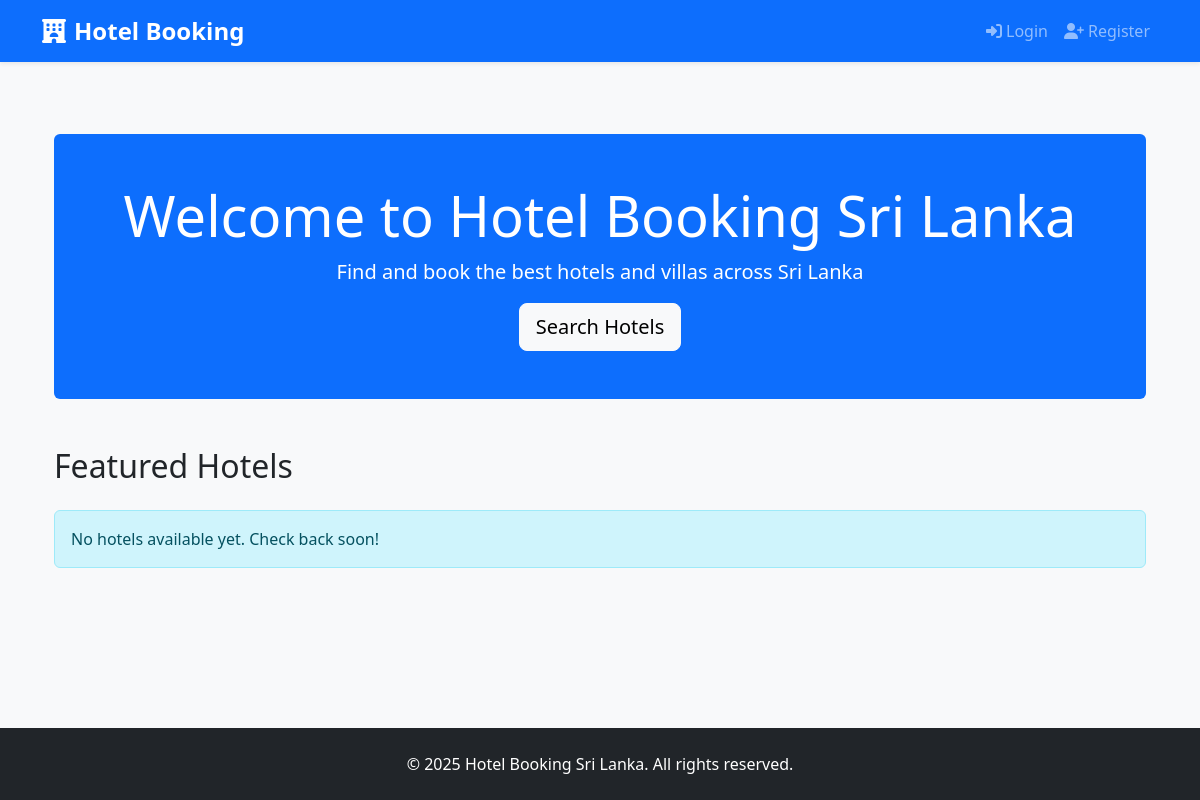
The app's page /, older data.
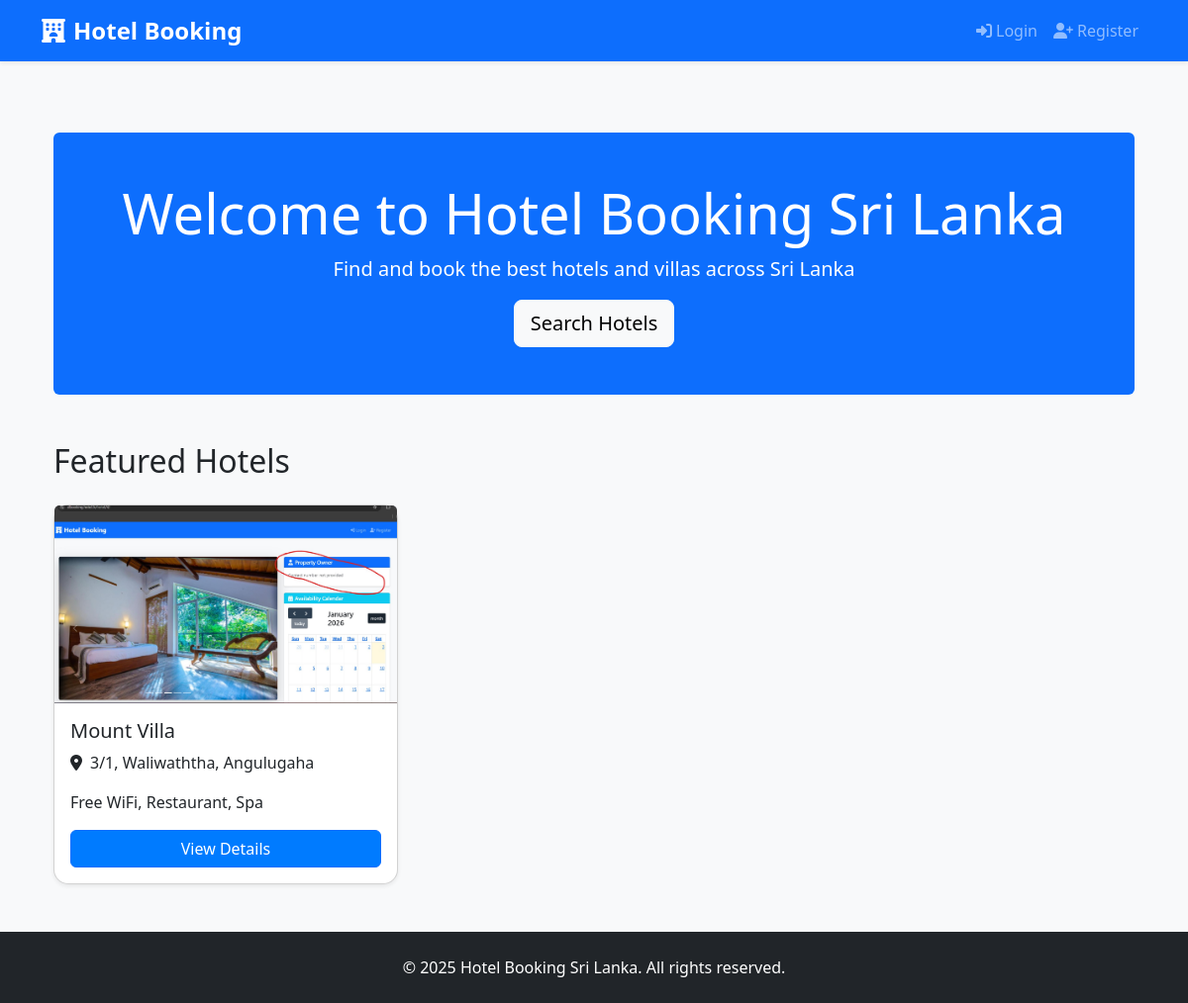
The same page, newer data.
### core/models.py (models this page shows, shortened)
class Hotel(models.Model):
    owner = models.ForeignKey(User, on_delete=models.CASCADE, related_name='hotels')
    name = models.CharField(max_length=200)
    address = models.CharField(max_length=300)
    description = models.TextField()
    main_image = models.ImageField(upload_to='hotels/')
    photo1 = models.ImageField(upload_to='hotels/', blank=True, null=True)
    photo2 = models.ImageField(upload_to='hotels/', blank=True, null=True)
    photo3 = models.ImageField(upload_to='hotels/', blank=True, null=True)
    photo4 = models.ImageField(upload_to='hotels/', blank=True, null=True)
    facilities = MultiSelectField(choices=[
        ('wifi', 'Free WiFi'),
        ('pool', 'Swimming Pool'),
        ('parking', 'Parking'),
        ('restaurant', 'Restaurant'),
        ('ac', 'Air Conditioning'),
        ('gym', 'Gym'),
        ('spa', 'Spa'),
    ], blank=True)
    rented_type = models.CharField(max_length=20, choices=RENTED_TYPE_CHOICES, default='rooms')
    price_per_night = models.DecimalField(max_digits=10, decimal_places=2, blank=True, null=True)
    google_location_link = models.URLField(blank=True, null=True, verbose_name="Google Maps Link")
    facebook_page = models.URLField(blank=True, null=True, verbose_name="Facebook Page Link")  # මේක add කරන්න

### core/views.py (the view)
# urls.py: path('', views.home, name='home'),
def home(request):
    hotels = Hotel.objects.all()[:6]  # featured hotels
    return render(request, 'core/home.html', {'hotels': hotels})

### templates/core/home.html (shortened to what this page needs)
{% extends 'core/base.html' %}
{% block content %}
<div class="container mt-5">
    <div class="jumbotron bg-primary text-white rounded p-5 mb-5 text-center">
        <h1 class="display-4">Welcome to Hotel Booking Sri Lanka</h1>
        <p class="lead">Find and book the best hotels and villas across Sri Lanka</p>
        <a href="{% url 'search_hotels' %}" class="btn btn-light btn-lg">Search Hotels</a>
    </div>
    <h2 class="mb-4">Featured Hotels</h2>
    {% if hotels %}
        <div class="row">
            {% for hotel in hotels %}
                <div class="col-md-6 col-lg-4 mb-4">
                    <div class="card shadow-sm h-100">
                        {% if hotel.main_image %}
                            <img src="{{ hotel.main_image.url }}" class="card-img-top" alt="{{ hotel.name }}" style="height: 200px; object-fit: cover;">
                        {% else %}
                            <div class="bg-light text-center py-5" style="height: 200px;">
                                <i class="fas fa-hotel fa-3x text-muted"></i>
                            </div>
                        {% endif %}
                        <div class="card-body d-flex flex-column">
                            <h5 class="card-title">{{ hotel.name }}</h5>
                            <p class="card-text"><i class="fas fa-map-marker-alt me-2"></i>{{ hotel.address|default:"Location not specified" }}</p>
                            <p class="card-text flex-grow-1">{{ hotel.facilities|default:"Great facilities"|truncatewords:15 }}</p>
                            <a href="{% url 'hotel_detail' hotel.id %}" class="btn btn-primary mt-auto">View Details</a>
                        </div>
                    </div>
                </div>
            {% endfor %}
        </div>
    {% else %}
        <div class="alert alert-info">No hotels available yet. Check back soon!</div>
    {% endif %}
</div>
{% endblock %}

### templates/core/base.html (shortened to what this page needs)
{% load static %}
<!DOCTYPE html>
<html lang="en">
<head>
    <link href="https://cdn.jsdelivr.net/npm/bootstrap@5.3.3/dist/css/bootstrap.min.css" rel="stylesheet">
    <link rel="stylesheet" href="https://cdnjs.cloudflare.com/ajax/libs/font-awesome/6.5.0/css/all.min.css">
    <link href="https://cdn.jsdelivr.net/npm/fullcalendar@6.1.15/index.global.min.css" rel="stylesheet">
    <link rel="stylesheet" href="{% static 'css/style.css' %}">
</head>
<body class="bg-light d-flex flex-column min-vh-100">
    <nav class="navbar navbar-expand-lg navbar-dark bg-primary shadow-sm">
        <div class="container">
            <a class="navbar-brand fw-bold fs-4" href="{% url 'home' %}">
                <i class="fas fa-hotel me-2"></i>Hotel Booking
            </a>
            <div class="collapse navbar-collapse" id="navbarNav">
                <ul class="navbar-nav ms-auto align-items-center">
                    {% if user.is_authenticated %}
                        <li class="nav-item">
                            <span class="nav-link text-white"><i class="fas fa-user me-1"></i>Hi, {{ user.username }}</span>
                        </li>
                        <li class="nav-item">
                            <a class="nav-link" href="{% url 'my_bookings' %}">
                                <i class="fas fa-calendar-check me-1"></i>My Bookings
                            </a>
                        </li>
                        {% if user.profile.role == 'owner' %}
                            <li class="nav-item">
                                <a class="nav-link" href="{% url 'owner_dashboard' %}">
                                    <i class="fas fa-tachometer-alt me-1"></i>Owner Panel
                                </a>
                            </li>
                        {% endif %}
                        <li class="nav-item">
                            <form action="{% url 'logout' %}" method="post" class="d-inline">
                                {% csrf_token %}
                                <button type="submit" class="nav-link btn btn-link text-white p-0 border-0">
                                    <i class="fas fa-sign-out-alt me-1"></i>Logout
                                </button>
                            </form>
                        </li>
                    {% else %}
                        <li class="nav-item">
                            <a class="nav-link" href="{% url 'login' %}">
                                <i class="fas fa-sign-in-alt me-1"></i>Login
                            </a>
                        </li>
                        <li class="nav-item">
                            <a class="nav-link" href="{% url 'register' %}">
                                <i class="fas fa-user-plus me-1"></i>Register
                            </a>
                        </li>
                    {% endif %}
                </ul>
            </div>
        </div>
    </nav>
    <main class="flex-grow-1">
        <div class="container py-4">
            {% block content %}
            {% endblock %}
        </div>
    </main>
    <footer class="bg-dark text-white text-center py-4 mt-auto">
        <div class="container">
            <p class="mb-0">&copy; 2025 Hotel Booking Sri Lanka. All rights reserved.</p>
        </div>
    </footer>
</body>
</html>

### static/css/style.css (style rules this page uses)
body { background-color: #f8f9fa; }
.card { border-radius: 15px; }
.btn-primary { background-color: #007bff; }

Row changes from the older to the newer data that the page shows:
added Hotel: main_image (picture), name "Mount Villa", address "3/1, Waliwaththa, Angulugaha", facilities "Free WiFi, Restaurant, Spa"
Text that changed along with them:
text no longer shown: "No hotels available yet. Check back soon!"
